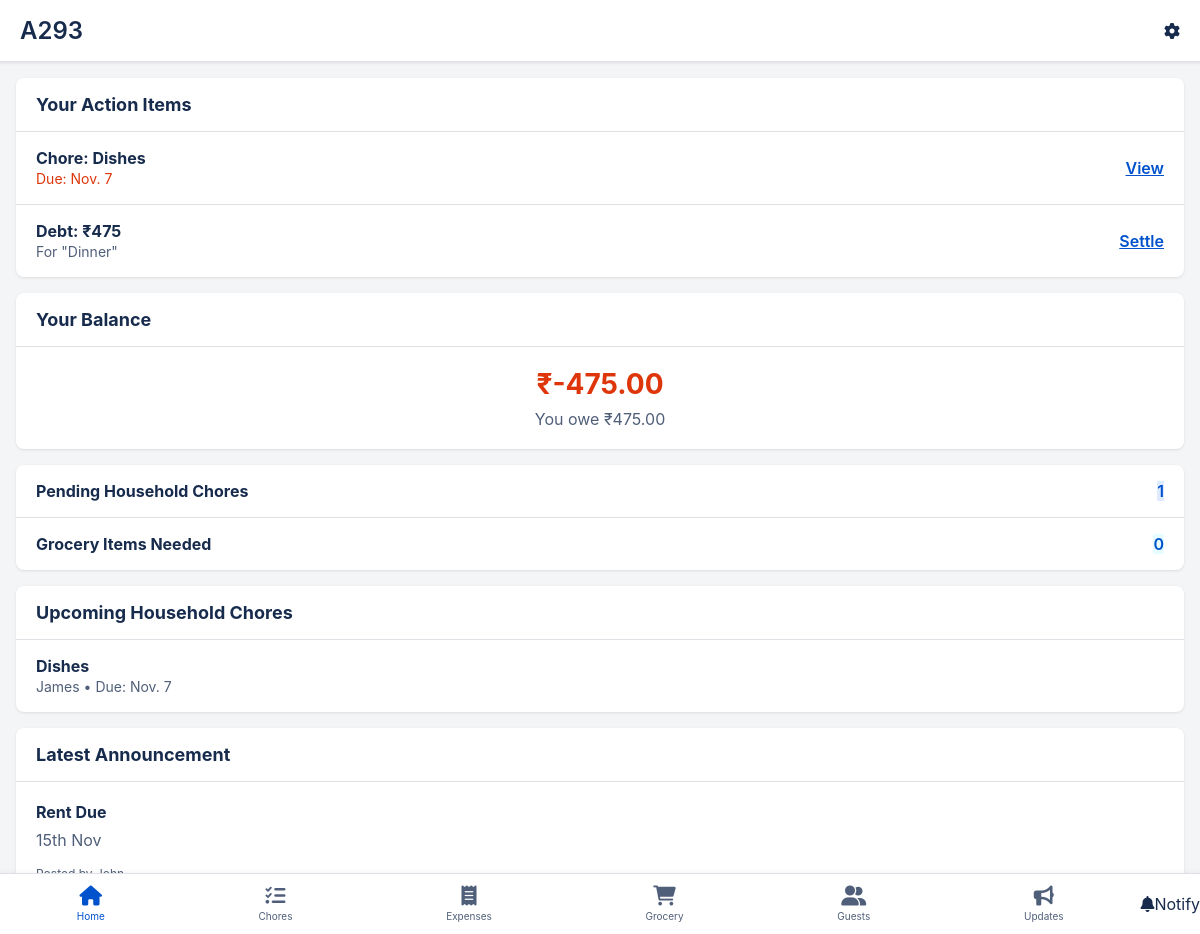
The page /api/home/ (signed in) on the database its author committed.
### dorm/models.py (models this page shows, shortened)
class Household(models.Model):
    name = models.CharField(max_length=100)
    created_at = models.DateTimeField(auto_now_add=True)
    invite_code = models.UUIDField(default=uuid.uuid4, editable=False, unique=True)

class Chore(models.Model):
    household = models.ForeignKey(Household, on_delete=models.CASCADE, related_name="chores")
    title = models.CharField(max_length=200)
    description = models.TextField(blank=True, null=True)
    assigned_to = models.ForeignKey(settings.AUTH_USER_MODEL, on_delete=models.SET_NULL, null=True, blank=True, related_name="chores")
    created_by = models.ForeignKey(settings.AUTH_USER_MODEL, on_delete=models.SET_NULL, null=True, related_name="chores_created")
    due_date = models.DateField()
    is_completed = models.BooleanField(default=False)
    created_at = models.DateTimeField(auto_now_add=True)

class ExpenseSplit(models.Model):
    expense = models.ForeignKey(Expense, on_delete=models.CASCADE, related_name="splits")
    owed_by = models.ForeignKey(settings.AUTH_USER_MODEL, on_delete=models.PROTECT, related_name="debts")
    amount_owed = models.DecimalField(max_digits=10, decimal_places=2)
    is_settled = models.BooleanField(default=False) # 'status' in your diagram
    class Meta:
        unique_together = ('expense', 'owed_by')

class Expense(models.Model):
    household = models.ForeignKey(Household, on_delete=models.CASCADE, related_name="expenses")
    title = models.CharField(max_length=200)
    amount = models.DecimalField(max_digits=10, decimal_places=2)
    paid_by = models.ForeignKey(settings.AUTH_USER_MODEL, on_delete=models.PROTECT, related_name="expenses_paid")
    date_paid = models.DateField(auto_now_add=True)
    created_at = models.DateTimeField(auto_now_add=True)

class UserProfile(models.Model):
    user = models.OneToOneField(settings.AUTH_USER_MODEL, on_delete=models.CASCADE, related_name="profile")
    household = models.ForeignKey(Household, on_delete=models.SET_NULL, null=True, blank=True, related_name="members")
    @property
    def display_name(self):
        if self.user.first_name:
            return self.user.first_name
        return self.user.username
    def get_balance(self):
        total_you_are_owed = decimal.Decimal(0)
        total_you_owe = decimal.Decimal(0)
        for expense in self.user.expenses_paid.all():
            splits = expense.splits.filter(is_settled=False).exclude(owed_by=self.user)
            for split in splits:
                total_you_are_owed += split.amount_owed
        splits_you_owe = self.user.debts.filter(is_settled=False).exclude(expense__paid_by=self.user)
        for split in splits_you_owe:
            total_you_owe += split.amount_owed
        return total_you_are_owed - total_you_owe

class Announcement(models.Model):
    household = models.ForeignKey(Household, on_delete=models.CASCADE, related_name="announcements")
    title = models.CharField(max_length=200)
    message = models.TextField() # 'message' from your diagram
    posted_by = models.ForeignKey(settings.AUTH_USER_MODEL, on_delete=models.SET_NULL, null=True, related_name="announcements_posted")
    created_at = models.DateTimeField(auto_now_add=True)

### dorm/views.py (the view)
# urls.py: path('home/', views.home_view, name='home'),
@login_required
@household_required
def home_view(request):
    profile, household = get_user_household(request)
    context = {}
    if household:
        my_pending_chores = Chore.objects.filter(
            household=household,
            is_completed=False,
            assigned_to=request.user
        ).order_by('due_date')
        my_unsettled_debts = ExpenseSplit.objects.filter(
            owed_by=request.user,
            is_settled=False
        ).exclude(expense__paid_by=request.user).order_by('expense__date_paid') # <-- FIXED
        all_pending_chores = Chore.objects.filter(household=household, is_completed=False)
        grocery_items = GroceryItem.objects.filter(household=household, is_purchased=False)
        recent_expenses = Expense.objects.filter(household=household).order_by('-date_paid')[:2]
        latest_announcement = Announcement.objects.filter(household=household).order_by('-created_at').first()
        balance = profile.get_balance()
        if balance > 0:
            balance_message = f"You are owed ₹{abs(balance):.2f}"
        elif balance < 0:
            balance_message = f"You owe ₹{abs(balance):.2f}"
        else:
            balance_message = "You are all settled up"
        context = {
            'my_pending_chores': my_pending_chores,
            'my_unsettled_debts': my_unsettled_debts,
            'balance': balance,
            'balance_message': balance_message,
            'pending_chore_count': all_pending_chores.count(),
            'grocery_item_count': grocery_items.count(),
            'upcoming_chores': all_pending_chores.order_by('due_date')[:2], # Renamed from pending_chores
            'recent_expenses': recent_expenses,
            'latest_announcement': latest_announcement,
        }
    return render(request, 'dorm/home.html', context)

### dorm/context_processors.py (called while the page is built)
def global_context(request):
    if request.user.is_authenticated:
        try:
            profile = request.user.profile
            household = profile.household
            return {
                'user_profile': profile,
                'household': household
            }
        except:
            pass # Fails gracefully if no profile
    return {} # Return empty dict

### dorm/views.py (called while the page is built)
def household_required(view_func):
    @wraps(view_func)
    def _wrapped_view(request, *args, **kwargs):
        try:
            profile = request.user.profile
            if profile.household is None:
                return redirect('household_management')
        except UserProfile.DoesNotExist:
             return redirect('household_management')
        return view_func(request, *args, **kwargs)
    return _wrapped_view

def get_user_household(request):
    try:
        profile = request.user.profile
        return profile, profile.household
    except UserProfile.DoesNotExist:
        return None, None

### templates/dorm/home.html (shortened to what this page needs)
{% extends "dorm/base.html" %}
{% block page_title %}{{ household.name|default:"DormMate" }}{% endblock %}
{% block content %}
    <div class="card">
        <div class="card-header">
            <h2>Your Action Items</h2>
        </div>
        {% for chore in my_pending_chores %}
            <div class="list-item">
                <div class="list-item-content">
                    <strong>Chore: {{ chore.title }}</strong>
                    <span style="color: var(--red);">Due: {{ chore.due_date|date:"M. j" }}</span>
                </div>
                <a href="{% url 'chores' %}" class="list-item-action">View</a>
            </div>
        {% endfor %}
        {% for debt in my_unsettled_debts %}
            <div class="list-item">
                <div class="list-item-content">
                    <strong>Debt: ₹{{ debt.amount_owed|floatformat:0 }}</strong>
                    <span>For "{{ debt.expense.title }}"</span>
                </div>
                <a href="{% url 'expenses' %}" class="list-item-action">Settle</a>
            </div>
        {% endfor %}
    </div>
    <div class="card">
        <div class="card-header">
            <h2>Your Balance</h2>
        </div>
        <div class="card-content" style="text-align: center;">
            <h1 style="font-size: 28px; margin: 0 0 8px 0; color: {% if balance > 0 %}#006644{% elif balance < 0 %}var(--red){% else %}var(--text-dark){% endif %};">
                ₹{{ balance|floatformat:2 }}
            </h1>
            <p style="margin:0;">{{ balance_message }}</p>
        </div>
    </div>
    <div class="card">
        <div class="list-item">
            <div class="list-item-content"><strong>Pending Household Chores</strong></div>
            <div class="list-item-action" style="background-color: #deebff; ...">{{ pending_chore_count }}</div>
        </div>
        <div class="list-item">
            <div class="list-item-content"><strong>Grocery Items Needed</strong></div>
            <div class="list-item-action" style="background-color: #e6fcff; ...">{{ grocery_item_count }}</div>
        </div>
    </div>
    <div class="card">
        <div class="card-header">
            <h2>Upcoming Household Chores</h2>
        </div>
        {% for chore in upcoming_chores %}
            <div class="list-item">
                <div class="list-item-content">
                    <strong>{{ chore.title }}</strong>
                    <span>{{ chore.assigned_to.profile.display_name }} • Due: {{ chore.due_date|date:"M. j" }}</span>
                </div>
            </div>
        {% empty %}
            <div class="card-content"><p>No upcoming chores for the household.</p></div>
        {% endfor %}
    </div>
    {% if latest_announcement %}
    <div class="card">
        <div class="card-header">
            <h2>Latest Announcement</h2>
        </div>
        <div class="card-content">
            <strong style="display: block; font-size: 16px; margin-bottom: 8px;">
                {{ latest_announcement.title }}
            </strong>
            <p style="margin: 0 0 12px 0;">{{ latest_announcement.message|truncatewords:20 }}</p>
            <span style="font-size: 12px; color: var(--text-light);">
            </span>
        </div>
    </div>
    {% endif %}
{% endblock %}

### templates/dorm/base.html (shortened to what this page needs)
<!DOCTYPE html>
<html lang="en">
<head>
    <link rel="stylesheet" href="https://cdnjs.cloudflare.com/ajax/libs/font-awesome/6.0.0-beta3/css/all.min.css">
</head>
<body>
    <div class="header" style="display: flex; justify-content: space-between; align-items: center;">
        <h1 style="margin: 0;">
            {% block page_title %}{% endblock %}
        </h1>
        <a href="{% url 'settings' %}" style="color: var(--text-dark); ...">
            <i class="fas fa-cog"></i>
        </a>
    </div>
    <div class="content">
        {% block content %}{% endblock %}
    </div>
    <nav class="bottom-nav">
        <a href="{% url 'home' %}" class="nav-item {% if request.resolver_match.url_name == 'home' %}active{% endif %}"><i class="fas fa-home"></i>Home</a>
        <a href="{% url 'chores' %}" class="nav-item {% if request.resolver_match.url_name == 'chores' %}active{% endif %}"><i class="fas fa-tasks"></i>Chores</a>
        <a href="{% url 'expenses' %}" class="nav-item {% if request.resolver_match.url_name == 'expenses' %}active{% endif %}"><i class="fas fa-receipt"></i>Expenses</a>
        <a href="{% url 'grocery' %}" class="nav-item {% if request.resolver_match.url_name == 'grocery' %}active{% endif %}"><i class="fas fa-shopping-cart"></i>Grocery</a>
        <a href="{% url 'guests' %}" class="nav-item {% if request.resolver_match.url_name == 'guests' %}active{% endif %}"><i class="fas fa-user-friends"></i>Guests</a>
        <a href="{% url 'announcements' %}" class="nav-item {% if request.resolver_match.url_name == 'announcements' %}active{% endif %}"><i class="fas fa-bullhorn"></i>Updates</a>
        <i class="fas fa-bell"></i>
        Notify
    </nav>
</body>
</html>

### templates/dorm/base.html (style rules this page uses)
:root { --primary-blue: #0052cc; --white: #ffffff; --grey-light: #f4f5f7; --text-dark: #172b4d; --text-light: #505f79; --border-color: #dfe1e6; --shadow: 0 1px 3px rgba(0, 0, 0, 0.1); --red: #de350b; }
body, html { height: 100%; margin: 0; font-family: -apple-system, BlinkMacSystemFont, "Segoe UI", Roboto, sans-serif; background-color: var(--grey-light); color: var(--text-dark); padding-bottom: 70px; }
.header { background-color: var(--white); padding: 16px 20px; border-bottom: 1px solid var(--border-color); box-shadow: var(--shadow); position: sticky; top: 0; z-index: 10; }
.header h1 { margin: 0; font-size: 24px; font-weight: 600; }
.content { padding: 16px; }
.card { background-color: var(--white); border-radius: 8px; box-shadow: var(--shadow); margin-bottom: 16px; overflow: hidden; }
.card-header { padding: 16px 20px; border-bottom: 1px solid var(--border-color); }
.card-header h2 { margin: 0; font-size: 18px; }
.card-content { padding: 20px; }
.card-content p { margin: 0 0 16px 0; color: var(--text-light); }
.list-item { display: flex; justify-content: space-between; align-items: center; padding: 16px 20px; border-bottom: 1px solid var(--border-color); }
.list-item:last-child { border-bottom: none; }
.list-item-content { flex-grow: 1; }
.list-item-content strong { display: block; font-size: 16px; color: var(--text-dark); }
.list-item-content span { font-size: 14px; color: var(--text-light); }
.list-item-action { font-weight: 600; color: var(--primary-blue); }
.bottom-nav { position: fixed; bottom: 0; left: 0; right: 0; height: 60px; background-color: var(--white); display: flex; justify-content: space-around; align-items: center; border-top: 1px solid var(--border-color); box-shadow: 0 -1px 5px rgba(0, 0, 0, 0.05); }
.nav-item { display: flex; flex-direction: column; align-items: center; text-decoration: none; color: var(--text-light); font-size: 10px; padding: 8px 0; flex-grow: 1; }
.nav-item i { font-size: 20px; margin-bottom: 4px; }
.nav-item.active { color: var(--primary-blue); }

### rows shown on the page
Household: name "A293"
Chore: title "Dishes", due_date "Nov. 7", assigned_to.profile.display_name "James"
ExpenseSplit: amount_owed "475", expense "Dinner"
Announcement: title "Rent Due", message "15th Nov"

### other values the page prints
{{ balance|floatformat:2 }} "-475.00"
{{ balance_message }} "You owe ₹475.00"
{{ pending_chore_count }} "1"
{{ grocery_item_count }} "0"
